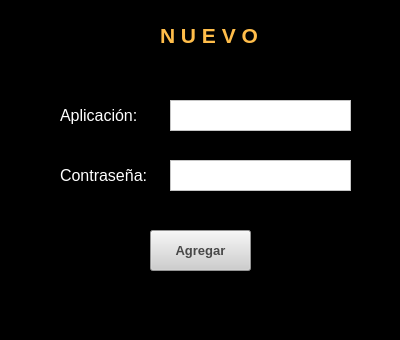
<?xml version="1.0" encoding="UTF-8"?>
<ui version="4.0">
 <class>Buscador</class>
 <widget class="QWidget" name="Buscador">
  <property name="geometry">
   <rect>
    <x>0</x>
    <y>0</y>
    <width>400</width>
    <height>340</height>
   </rect>
  </property>
  <property name="windowTitle">
   <string>Form</string>
  </property>
  <property name="styleSheet">
   <string notr="true">background-color: rgb(0, 0, 0);</string>
  </property>
  <widget class="QLabel" name="aplicacion">
   <property name="geometry">
    <rect>
     <x>60</x>
     <y>100</y>
     <width>101</width>
     <height>31</height>
    </rect>
   </property>
   <property name="font">
    <font>
     <pointsize>12</pointsize>
    </font>
   </property>
   <property name="styleSheet">
    <string notr="true">color: rgb(255, 255, 255);</string>
   </property>
   <property name="text">
    <string>Aplicación:</string>
   </property>
  </widget>
  <widget class="QPlainTextEdit" name="aplicacionInput">
   <property name="geometry">
    <rect>
     <x>170</x>
     <y>100</y>
     <width>181</width>
     <height>31</height>
    </rect>
   </property>
   <property name="font">
    <font>
     <pointsize>10</pointsize>
    </font>
   </property>
   <property name="styleSheet">
    <string notr="true">background-color: rgb(255, 255, 255);
color: rgb(0, 0, 0);</string>
   </property>
  </widget>
  <widget class="QPushButton" name="addButton">
   <property name="geometry">
    <rect>
     <x>150</x>
     <y>230</y>
     <width>101</width>
     <height>41</height>
    </rect>
   </property>
   <property name="font">
    <font>
     <pointsize>10</pointsize>
     <weight>75</weight>
     <bold>true</bold>
    </font>
   </property>
   <property name="styleSheet">
    <string notr="true">background-color: rgb(206, 206, 206);
color: rgb(72, 72, 72);
</string>
   </property>
   <property name="text">
    <string>Agregar</string>
   </property>
  </widget>
  <widget class="QLabel" name="label_2">
   <property name="geometry">
    <rect>
     <x>160</x>
     <y>20</y>
     <width>111</width>
     <height>31</height>
    </rect>
   </property>
   <property name="font">
    <font>
     <pointsize>16</pointsize>
     <weight>75</weight>
     <bold>true</bold>
    </font>
   </property>
   <property name="styleSheet">
    <string notr="true">color: rgb(255, 189, 74);</string>
   </property>
   <property name="text">
    <string>N U E V O</string>
   </property>
  </widget>
  <widget class="QLabel" name="password">
   <property name="geometry">
    <rect>
     <x>60</x>
     <y>160</y>
     <width>101</width>
     <height>31</height>
    </rect>
   </property>
   <property name="font">
    <font>
     <pointsize>12</pointsize>
    </font>
   </property>
   <property name="styleSheet">
    <string notr="true">color: rgb(255, 255, 255);</string>
   </property>
   <property name="text">
    <string>Contraseña:</string>
   </property>
  </widget>
  <widget class="QPlainTextEdit" name="passwordInput">
   <property name="geometry">
    <rect>
     <x>170</x>
     <y>160</y>
     <width>181</width>
     <height>31</height>
    </rect>
   </property>
   <property name="font">
    <font>
     <pointsize>10</pointsize>
    </font>
   </property>
   <property name="styleSheet">
    <string notr="true">background-color: rgb(255, 255, 255);
color: rgb(0, 0, 0);</string>
   </property>
  </widget>
 </widget>
 <resources/>
 <connections/>
</ui>
